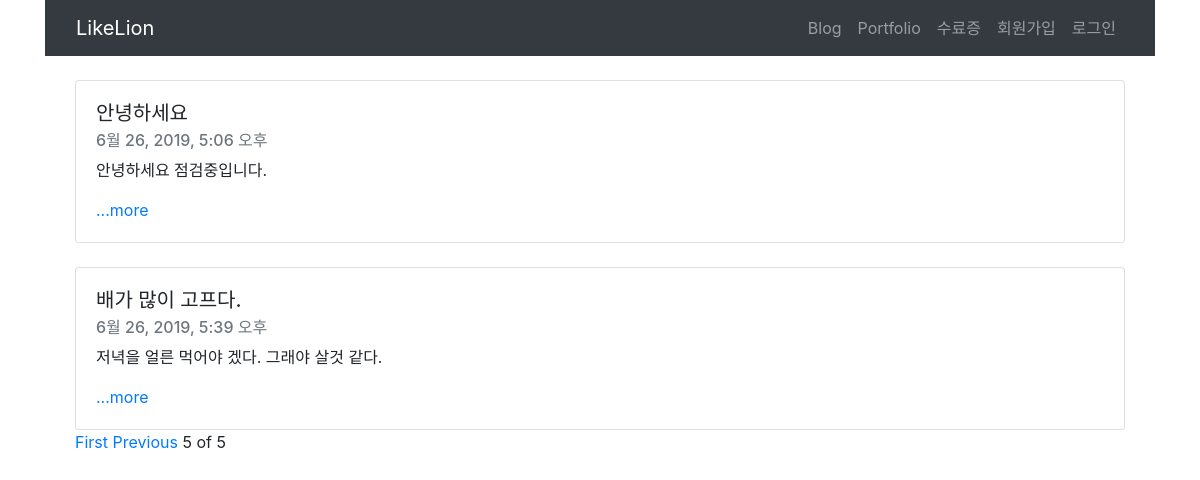
/?page=5, run on an earlier commit of the app's database.
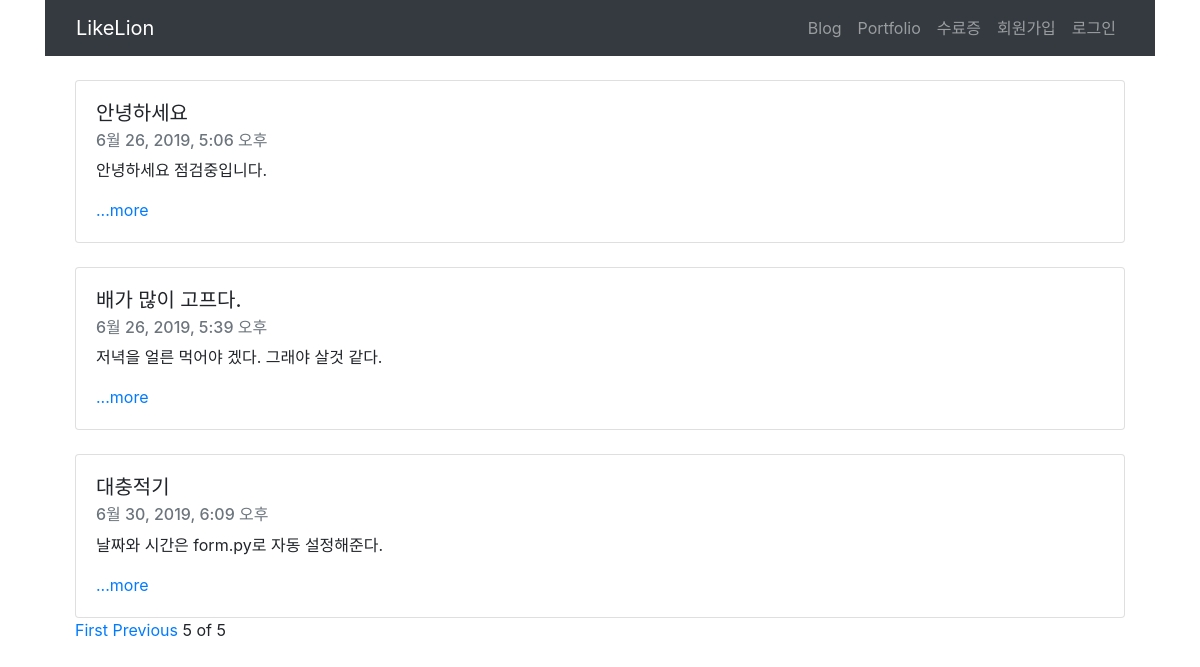
And on a later commit of the database.
### blog/models.py (models this page shows, shortened)
class Blog(models.Model):
    title = models.CharField(max_length=200) # 제목 길이 할당
    pub_date = models.DateTimeField('date published') # 시간과 관련된 함수를 쓰고
    body = models.TextField() # 엄청 긴글을 쓸수 있는 박스
    def summary(self):
        return self.body[:100] # body 의 변수에 넣어서 100글자까지 기입만 되게 작성하여라

### blog/views.py (the view)
# urls.py: path('',blog.views.home, name = 'home'),
def home(request):
    blogs = Blog.objects
    blog_list=Blog.objects.all()
    paginator = Paginator(blog_list,3)
    page = request.GET.get('page')
    posts = paginator.get_page(page)
    return render(request,'blog/home.html', {'blogs':blogs,'posts':posts})

### blog/templates/blog/home.html (shortened to what this page needs)
{% extends 'base.html' %}
{% block content %}
    <div class = 'container'>
        {% for blog in posts %}
        <br>
        <div class="card">
            <div class="card-body">
                <h5 class="card-title">{{blog.title}}</h5>
                <h6 class="card-subtitle mb-2 text-muted">{{blog.pub_date}}</h6>
                <p class="card-text">{{blog.summary}}</p>
                <a href="{%url 'detail' blog.id%}" class="card-link">...more</a>
            </div>
        </div>
        {%endfor%}
        {%if posts.has_previous%}
        <a href="?page=1">First</a>
        <a href="?page={{posts.previous_page_number}}">Previous</a>
        {%endif%}
        <span>{{posts.number}}</span>
        <span>of</span>
        <span>{{posts.paginator.num_pages}}</span>
    </div>
{% endblock %}

### secondproject/templates/base.html (shortened to what this page needs)
<!doctype html>
<html lang="ko">
  <head>
    <link rel="stylesheet" href="https://stackpath.bootstrapcdn.com/bootstrap/4.3.1/css/bootstrap.min.css">
  </head>
  <body>
      <div class = "container">
            <nav class="navbar navbar-expand-lg navbar-dark bg-dark">
                    <div class="container">
                        <a class="navbar-brand" href="{% url 'home' %}">LikeLion</a>
                        <div class="collapse navbar-collapse" id="navbarNavAltMarkup">
                            <ul class="navbar-nav ml-auto">
                                <li class="nav-item">
                                    <a class="nav-item nav-link" href="{% url 'nowblog' %}">Blog</span></a>
                                </li>
                                <li class="nav-item">
                                    <a class="nav-item nav-link" href="{% url 'portfolio' %}">Portfolio</a>
                                </li>
                                <li class="nav-item">
                                    <a class="nav-item nav-link" href="#">수료증</a>
                                </li>
                                {% if user.is_authenticated %}
                                <li class="nav-item dropdown">
                                    <a class="nav-link dropdown-toggle" id="navbarDropdown" role="button" data-toggle="dropdown"
                                        aria-haspopup="true" aria-expanded="false">환영합니다. {{ user.username }} 님!</a>
                                    <div class="dropdown-menu" aria-labelledby="navbarDropdown">
                                        <a class="dropdown-item" href="{% url 'new' %}">글쓰기</a>
                                        <a class="dropdown-item" href="javascript:{document.getElementById('logout').submit()}">로그아웃</a>
                                        <form id="logout" method="POST" action="{% url 'logout'%}">
                                            {% csrf_token %} <input type="hidden" />
                                        </form>
                                    </div>
                                </li>
                                {% else %}
                                <li class="nav-item">
                                    <a class="nav-item nav-link" href="{% url 'signup' %}">회원가입</a>
                                </li>
                                <li class="nav-item">
                                    <a class="nav-item nav-link" href="{% url 'login' %}">로그인</a>
                                </li>
                                {% endif %}
                            </ul>
                        </div>
                    </div>
                </nav>
        <div class="container">
            {% block content %}
            {% endblock %}
         </div>
  </body>
</html>

What changed in the data, as far as the page shows it:
added Blog: title "대충적기", pub_date "6월 30, 2019, 6:09 오후", summary "날짜와 시간은 form.py로 자동 설정해준다."
